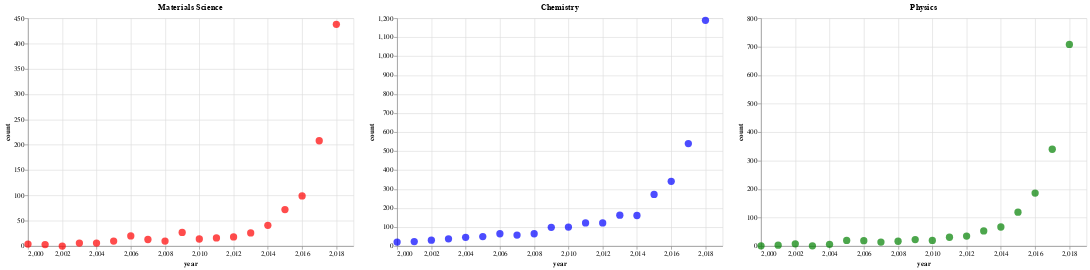

Here is the notebook cell this chart was saved with:
### Markdown cell above
## Grid

### Code cell
charts[0] | charts[1] | charts[2]

### Figure 1 — Vega-Lite specification as saved in the notebook (floating-point values rounded to 4 significant figures)
{"$schema": "https://vega.github.io/schema/vega-lite/v2.4.1.json", "config": {"view": {"height": 300, "width": 400}}, "hconcat": [{"data": {"values": [{"count": 438, "year": 2018}, {"count": 208, "year": 2017}, {"count": 99, "year": 2016}, {"count": 72, "year": 2015}, {"count": 41, "year": 2014}, {"count": 26, "year": 2013}, {"count": 18, "year": 2012}, {"count": 16, "year": 2011}, {"count": 14, "year": 2010}, {"count": 27, "year": 2009}, {"count": 10, "year": 2008}, {"count": 13, "year": 2007}, {"count": 20, "year": 2006}, {"count": 10, "year": 2005}, {"count": 6, "year": 2004}, {"count": 6, "year": 2003}, {"count": 0, "year": 2002}, {"count": 3, "year": 2001}, {"count": 4, "year": 2000}]}, "encoding": {"x": {"field": "year", "scale": {"domain": [2000, 2019]}, "type": "quantitative"}, "y": {"field": "count", "type": "quantitative"}}, "height": 350, "mark": {"color": "red", "size": 125, "type": "circle"}, "title": "Materials Science", "width": 500}, {"data": {"values": [{"count": 1189, "year": 2018}, {"count": 540, "year": 2017}, {"count": 341, "year": 2016}, {"count": 272, "year": 2015}, {"count": 161, "year": 2014}, {"count": 163, "year": 2013}, {"count": 122, "year": 2012}, {"count": 122, "year": 2011}, {"count": 100, "year": 2010}, {"count": 99, "year": 2009}, {"count": 65, "year": 2008}, {"count": 58, "year": 2007}, {"count": 65, "year": 2006}, {"count": 50, "year": 2005}, {"count": 46, "year": 2004}, {"count": 38, "year": 2003}, {"count": 31, "year": 2002}, {"count": 24, "year": 2001}, {"count": 21, "year": 2000}]}, "encoding": {"x": {"field": "year", "scale": {"domain": [2000, 2019]}, "type": "quantitative"}, "y": {"field": "count", "type": "quantitative"}}, "height": 350, "mark": {"color": "blue", "size": 125, "type": "circle"}, "title": "Chemistry", "width": 500}, {"data": {"values": [{"count": 708, "year": 2018}, {"count": 340, "year": 2017}, {"count": 186, "year": 2016}, {"count": 119, "year": 2015}, {"count": 67, "year": 2014}, {"count": 53, "year": 2013}, {"count": 35, "year": 2012}, {"count": 31, "year": 2011}, {"count": 20, "year": 2010}, {"count": 23, "year": 2009}, {"count": 17, "year": 2008}, {"count": 14, "year": 2007}, {"count": 19, "year": 2006}, {"count": 20, "year": 2005}, {"count": 6, "year": 2004}, {"count": 1, "year": 2003}, {"count": 8, "year": 2002}, {"count": 3, "year": 2001}, {"count": 1, "year": 2000}]}, "encoding": {"x": {"field": "year", "scale": {"domain": [2000, 2019]}, "type": "quantitative"}, "y": {"field": "count", "type": "quantitative"}}, "height": 350, "mark": {"color": "green", "size": 125, "type": "circle"}, "title": "Physics", "width": 500}]}
